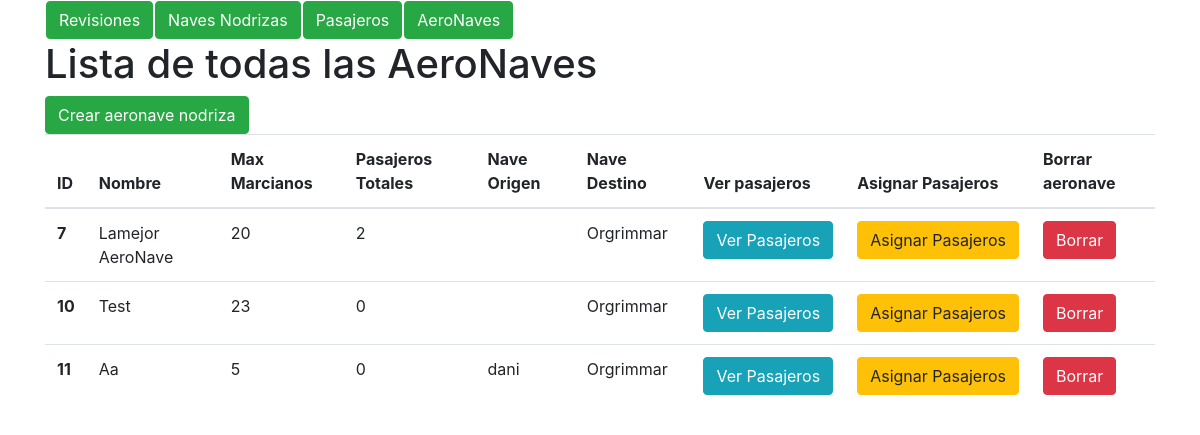
/aeronave/, run on the app's committed database.
### marcianos/models.py (models this page shows)
class aeronave(models.Model):
    nombre = models.CharField(max_length=400)
    max_marcianos = models.PositiveIntegerField()
    nave_origen = models.ForeignKey(nave_nodriza, on_delete=models.CASCADE,
        related_name = 'nave_origen', null=True)
    nave_destino = models.ForeignKey(nave_nodriza, on_delete=models.CASCADE,
        related_name = 'nave_destino', null=True)
    def marcianos_count(self):
        pasajeros = Pasajero.objects.all().filter(aeronave_id=self.pk).count()
        self.marcianos_count = pasajeros
        return pasajeros

class nave_nodriza(models.Model):
    nombre = models.CharField(max_length=400)

### marcianos/views.py (the view)
# urls.py: path('aeronave/', views.aeronaveList, name = 'aeronaves_list'),
def aeronaveList(request, template_name = 'aeronave/lista.html'):
    aeronaves = aeronave.objects.all() #Obtengo la lista de naves
    data = {}
    data['object_list'] = aeronaves #Devuelvo los objetos que voy a pintar
    return render(request, template_name, data)

### marcianos/templates/aeronave/lista.html (shortened to what this page needs)
<!DOCTYPE html>
<html>
  <head>
    <link rel="stylesheet" href="https://maxcdn.bootstrapcdn.com/bootstrap/4.0.0-beta.2/css/bootstrap.min.css">
  </head>
  <body>
    <div class="container">
      {% include "home.html" %}
        <h1>Lista de todas las AeroNaves</h1>
        <a class="btn btn-success" href='{% url "aeronave_create" %}'> Crear aeronave nodriza</a>
        <table class="table">
          <thead>
            <tr>
              <th scope="col">ID</th>
              <th scope="col">Nombre</th>
              <th scope="col">Max Marcianos</th>
              <th scope="col">Pasajeros Totales</th>
              <th scope="col">Nave Origen</th>
              <th scope="col">Nave Destino</th>
              <th scope="col">Ver pasajeros</th>
              <th scope="col">Asignar Pasajeros</th>
              <th scope="col">Borrar aeronave</th>
            </tr>
          </thead>
          <tbody>
          {% for AeroNave in object_list %}
              <tr>
                <th>{{ AeroNave.pk }}</th>
                <td>{{ AeroNave.nombre }}</td>
                <td>{{ AeroNave.max_marcianos}} </td>
                <td>{{ AeroNave.marcianos_count}} </td>
                <td>{{ AeroNave.nave_origen.nombre }} </td>
                <td>{{ AeroNave.nave_destino.nombre }} </td>
                <td><a class="btn btn-info" href='{% url "mostrar_pasajeros" AeroNave.pk %}'>Ver Pasajeros</a></td>
                  <td><a class="btn btn-warning" href='{% url "pasajeros_sin_nave" AeroNave.pk %}'>Asignar Pasajeros</a></td>
                <td><a class="btn btn-danger" href='{% url "aeronave_delete" AeroNave.pk %}'>Borrar</a></td>
              </tr>
            {% endfor %}
          </tbody>
        </table>
    </div>
  </body>
</html>

### data on the page
aeronave: pk "7", nombre "Lamejor AeroNave", max_marcianos "20", marcianos_count "2", nave_destino.nombre "Orgrimmar"
aeronave: pk "10", nombre "Test", max_marcianos "23", marcianos_count "0", nave_destino.nombre "Orgrimmar"
aeronave: pk "11", nombre "Aa", max_marcianos "5", marcianos_count "0", nave_origen.nombre "dani", nave_destino.nombre "Orgrimmar"
